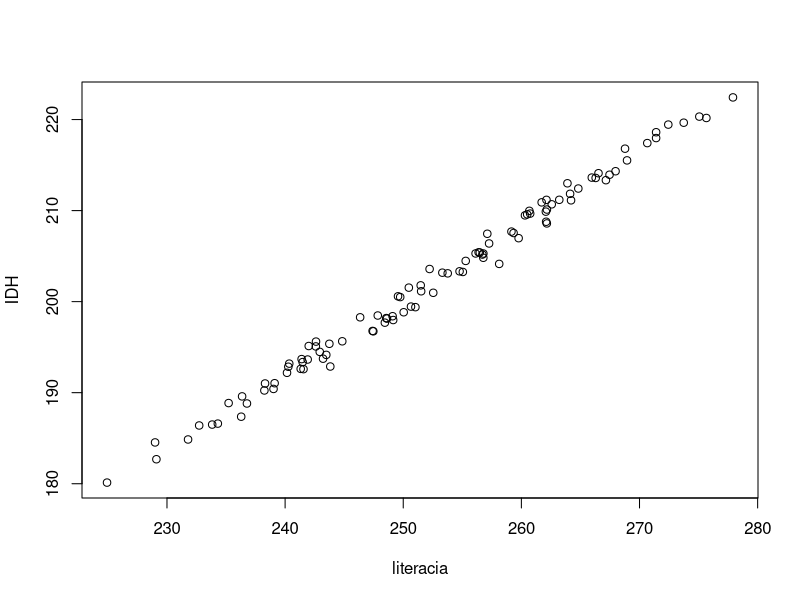

The R script that drew this image:
library(tidyverse)

dados = tibble(
  PIB = rnorm(100, 100, 5),
  IDH = 1+2*PIB+rnorm(100,0,2),
  literacia = 10 + 1.2 * IDH + rnorm(100,0,1)
)

lm(literacia ~ PIB, data = dados) |>
  summary()

with(dados, plot(literacia, IDH))
